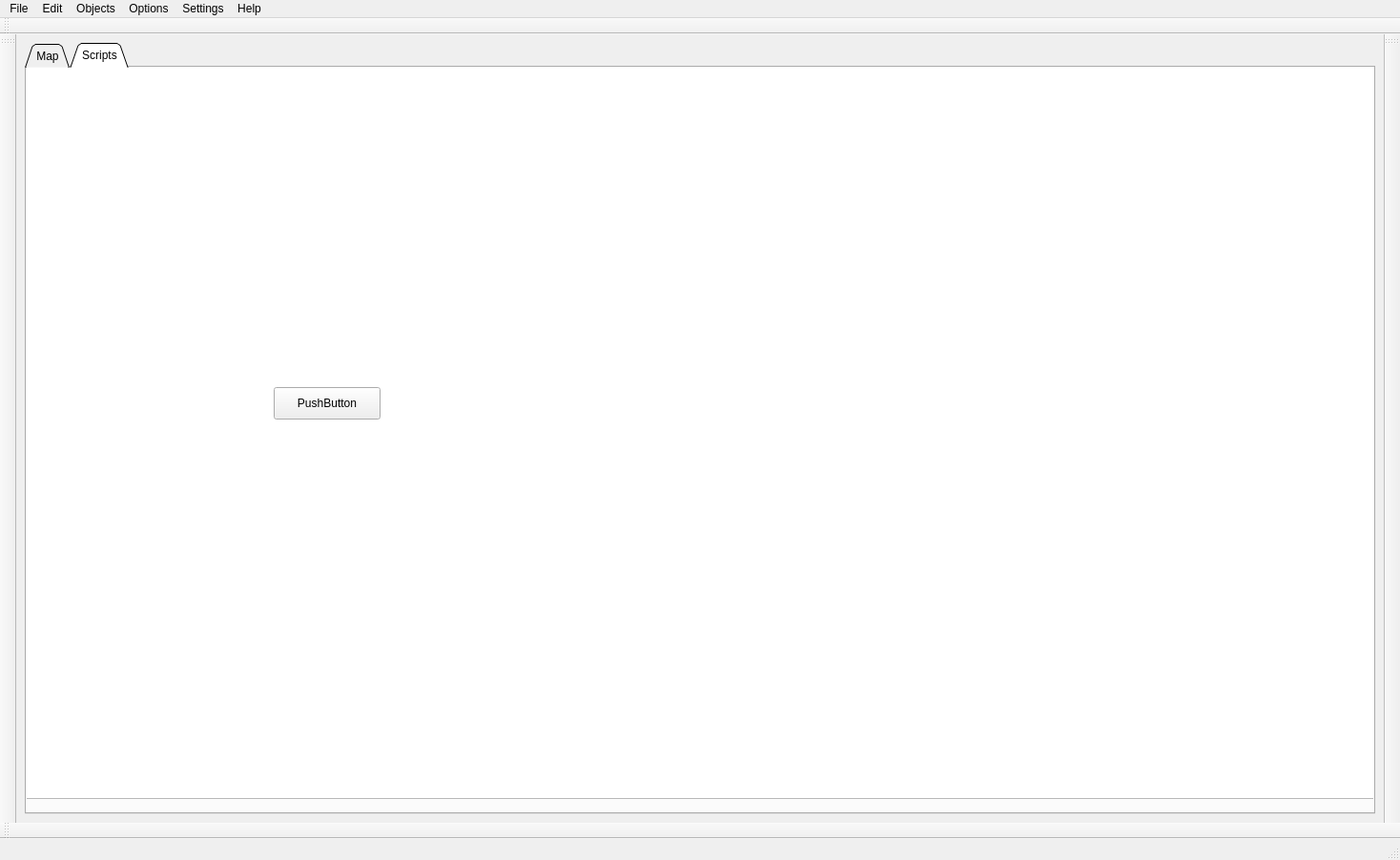
<?xml version="1.0" encoding="UTF-8"?>
<ui version="4.0">
 <class>Blink_Box_v12</class>
 <widget class="QMainWindow" name="Blink_Box_v12">
  <property name="geometry">
   <rect>
    <x>0</x>
    <y>0</y>
    <width>1468</width>
    <height>902</height>
   </rect>
  </property>
  <property name="minimumSize">
   <size>
    <width>1124</width>
    <height>822</height>
   </size>
  </property>
  <property name="windowTitle">
   <string>Blink Box Navigator v12</string>
  </property>
  <widget class="QWidget" name="centralwidget">
   <layout class="QVBoxLayout" name="verticalLayout">
    <item>
     <widget class="QTabWidget" name="tabWidget">
      <property name="tabShape">
       <enum>QTabWidget::Triangular</enum>
      </property>
      <property name="currentIndex">
       <number>1</number>
      </property>
      <widget class="QWidget" name="mapTab">
       <attribute name="title">
        <string>Map</string>
       </attribute>
       <widget class="QGraphicsView" name="graphicsView">
        <property name="geometry">
         <rect>
          <x>0</x>
          <y>0</y>
          <width>1410</width>
          <height>741</height>
         </rect>
        </property>
        <property name="minimumSize">
         <size>
          <width>1091</width>
          <height>741</height>
         </size>
        </property>
        <property name="mouseTracking">
         <bool>true</bool>
        </property>
       </widget>
      </widget>
      <widget class="QWidget" name="Scripts">
       <attribute name="title">
        <string>Scripts</string>
       </attribute>
       <widget class="QTextEdit" name="textEdit">
        <property name="geometry">
         <rect>
          <x>-4</x>
          <y>-4</y>
          <width>1431</width>
          <height>771</height>
         </rect>
        </property>
       </widget>
      </widget>
     </widget>
    </item>
   </layout>
   <widget class="QPushButton" name="pushButton">
    <property name="geometry">
     <rect>
      <x>270</x>
      <y>370</y>
      <width>112</width>
      <height>34</height>
     </rect>
    </property>
    <property name="text">
     <string>PushButton</string>
    </property>
   </widget>
  </widget>
  <widget class="QMenuBar" name="menubar">
   <property name="geometry">
    <rect>
     <x>0</x>
     <y>0</y>
     <width>1468</width>
     <height>31</height>
    </rect>
   </property>
   <widget class="QMenu" name="menuFile">
    <property name="title">
     <string>File</string>
    </property>
    <addaction name="actionNew"/>
    <addaction name="actionOpen"/>
    <addaction name="separator"/>
    <addaction name="actionSave"/>
    <addaction name="actionSave_as"/>
    <addaction name="actionSave_all"/>
    <addaction name="separator"/>
    <addaction name="actionPrint"/>
    <addaction name="actionSave_as_Image"/>
    <addaction name="separator"/>
    <addaction name="actionClose_2"/>
    <addaction name="actionQuit"/>
   </widget>
   <widget class="QMenu" name="menuEdit">
    <property name="title">
     <string>Edit</string>
    </property>
   </widget>
   <widget class="QMenu" name="menuOptions">
    <property name="title">
     <string>Options</string>
    </property>
   </widget>
   <widget class="QMenu" name="menuObjects">
    <property name="title">
     <string>Objects</string>
    </property>
   </widget>
   <widget class="QMenu" name="menuHelp">
    <property name="title">
     <string>Help</string>
    </property>
   </widget>
   <widget class="QMenu" name="menuSettings">
    <property name="title">
     <string>Settings</string>
    </property>
   </widget>
   <addaction name="menuFile"/>
   <addaction name="menuEdit"/>
   <addaction name="menuObjects"/>
   <addaction name="menuOptions"/>
   <addaction name="menuSettings"/>
   <addaction name="menuHelp"/>
  </widget>
  <widget class="QStatusBar" name="statusbar"/>
  <widget class="QToolBar" name="shapesToolBar">
   <property name="windowTitle">
    <string>toolBar</string>
   </property>
   <attribute name="toolBarArea">
    <enum>LeftToolBarArea</enum>
   </attribute>
   <attribute name="toolBarBreak">
    <bool>false</bool>
   </attribute>
  </widget>
  <widget class="QToolBar" name="optionsToolBar">
   <property name="windowTitle">
    <string>toolBar_2</string>
   </property>
   <attribute name="toolBarArea">
    <enum>RightToolBarArea</enum>
   </attribute>
   <attribute name="toolBarBreak">
    <bool>false</bool>
   </attribute>
  </widget>
  <widget class="QToolBar" name="mainToolBar">
   <property name="windowTitle">
    <string>toolBar_3</string>
   </property>
   <attribute name="toolBarArea">
    <enum>TopToolBarArea</enum>
   </attribute>
   <attribute name="toolBarBreak">
    <bool>false</bool>
   </attribute>
  </widget>
  <widget class="QToolBar" name="statusToolBar">
   <property name="windowTitle">
    <string>toolBar</string>
   </property>
   <attribute name="toolBarArea">
    <enum>BottomToolBarArea</enum>
   </attribute>
   <attribute name="toolBarBreak">
    <bool>false</bool>
   </attribute>
  </widget>
  <action name="actionNew">
   <property name="text">
    <string>New</string>
   </property>
  </action>
  <action name="actionOpen">
   <property name="text">
    <string>Open</string>
   </property>
  </action>
  <action name="actionSave">
   <property name="text">
    <string>Save</string>
   </property>
  </action>
  <action name="actionSave_as">
   <property name="text">
    <string>Save as</string>
   </property>
  </action>
  <action name="actionSave_all">
   <property name="text">
    <string>Save all</string>
   </property>
  </action>
  <action name="actionSave_as_Template">
   <property name="text">
    <string>Save as Template</string>
   </property>
  </action>
  <action name="actionPrint">
   <property name="text">
    <string>Print</string>
   </property>
  </action>
  <action name="actionSave_as_Image">
   <property name="text">
    <string>Save as Image</string>
   </property>
  </action>
  <action name="actionClose">
   <property name="text">
    <string>Close</string>
   </property>
  </action>
  <action name="actionClose_2">
   <property name="text">
    <string>Close</string>
   </property>
  </action>
  <action name="actionQuit">
   <property name="text">
    <string>Quit</string>
   </property>
  </action>
 </widget>
 <resources/>
 <connections/>
</ui>
